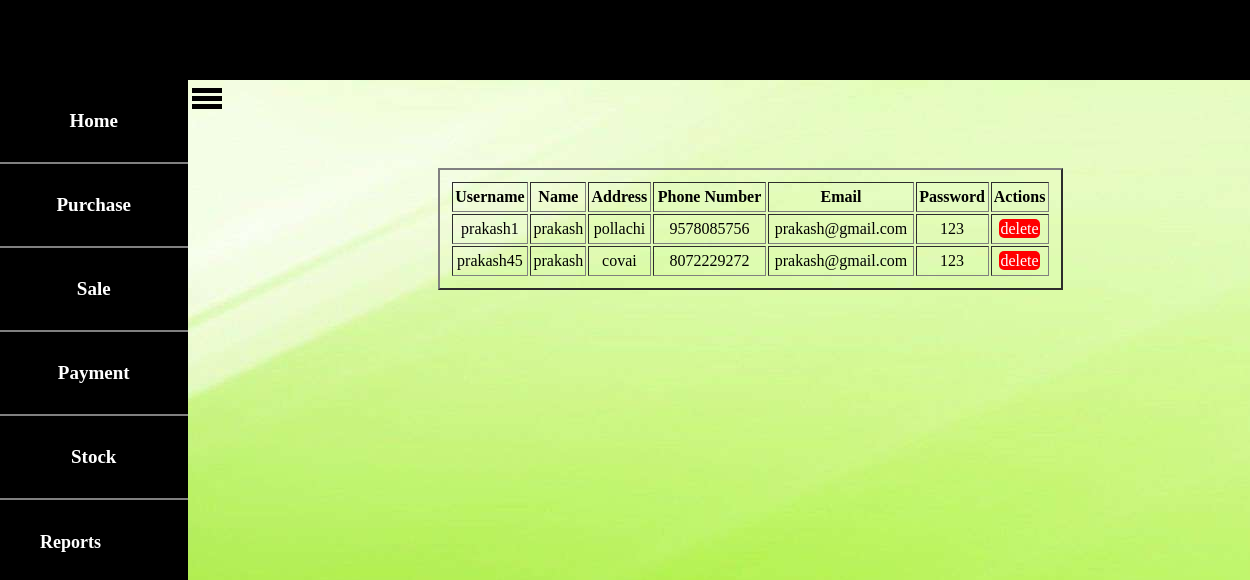
Screenshot of /cusret.php with the database file from the repository.
### tables this page shows
CREATE TABLE `customer` (
  `username` varchar(15) NOT NULL,
  `name` text NOT NULL,
  `address` varchar(50) NOT NULL,
  `phno` varchar(15) NOT NULL,
  `email` varchar(20) NOT NULL,
  `passwd` varchar(10) NOT NULL,
  `cpasswd` varchar(10) NOT NULL
);

### cusret.php (the view, shortened to what this page needs)
<!DOCTYPE html>
<html>
<head>
</head>
<body style="background-image: url(images/66773.jpg);">
	<table border="2" style="width: 50%;text-align: center;margin-top: 7%;margin-left: 35%;padding: 10px;">
		<tr class='b'>
             <th>Username</th>
             <th>Name</th>
             <th>Address</th>
             <th>Phone Number</th>
             <th>Email</th>
             <th>Password</th>
             <th>Actions</th>
		</tr>
<?php
include "includes/headeremp.php";
include "navemp.php";
$conn=mysqli_connect("localhost","root","","milkcompany") or die("connection failed");
$query="select * from customer";
$data=mysqli_query($conn,$query);
$total=mysqli_num_rows($data);
if($total!=0)
{
	while ($result=mysqli_fetch_assoc($data))
	{
		echo "<tr class='b'>";
		echo "<td>".$result['username']."</td>";
		echo "<td>".$result['name']."</td>";
		echo "<td>".$result['address']."</td>";
		echo "<td>".$result['phno']."</td>";
		echo "<td>".$result['email']."</td>";
		echo "<td>".$result['passwd']."</td>";
		echo "<td><a class='a' href='deletec.php?id=".$result['username']."'>delete</a></td>";
		echo "</tr>";
	}
}
else
{
	echo "no records found";
}
?>
</table>
</body>
</html>

### css/style2.css (style rules this page uses)
* { margin: 0; padding: 0; }

### cusret.php (style rules this page uses)
.a { background-color: red; color:white; text-decoration: none; border-radius: 5px; padding: 1px; }
.b { height: 30px; }

### rows the page displays
customer: username "prakash1", name "prakash", address "pollachi", phno "9578085756", email "prakash@gmail.com", passwd "123"
customer: username "prakash45", name "prakash", address "covai", phno "8072229272", email "prakash@gmail.com", passwd "123"
